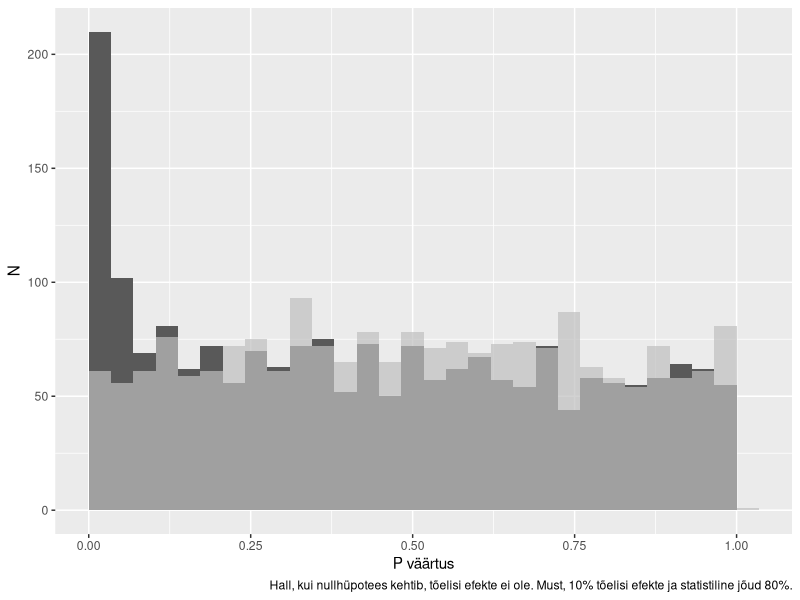

R code for this plot: (Note: this script raises an error after producing the figure.)
## ---- chunk 1
options(htmltools.dir.version = FALSE)
library(tidyverse)
## ---- chunk 2
h1 <- replicate(200, t.test(rnorm(3, 1, 0.3))$p.value)
ggplot(data = data_frame(h0 = runif(2000), h1 = c(h1, runif(1800)))) +
  geom_histogram(aes(h1), bins = 30, center = 0.5) +
  geom_histogram(aes(h0), bins = 30, center = 0.5, fill = "gray", alpha = 0.7) +
  labs(x = "P väärtus", 
       y = "N",
       caption = "Hall, kui nullhüpotees kehtib, tõelisi efekte ei ole. Must, 10% tõelisi efekte ja statistiline jõud 80%.")
## ---- chunk 3
knitr::include_graphics("img/fig1.png")
## ---- chunk 4
knitr::include_graphics("img/fig2.png")
## ---- chunk 5
knitr::include_graphics("img/fig5.png")
## ---- chunk 6
knitr::include_graphics("img/fig6.png")
## ---- chunk 7
knitr::include_graphics("img/fig7.png")
## ---- chunk 8
knitr::include_graphics("img/fig8.png")
## ---- chunk 9
knitr::include_graphics("img/fig9.png")
## ---- chunk 10
knitr::include_graphics("img/table1.png")
